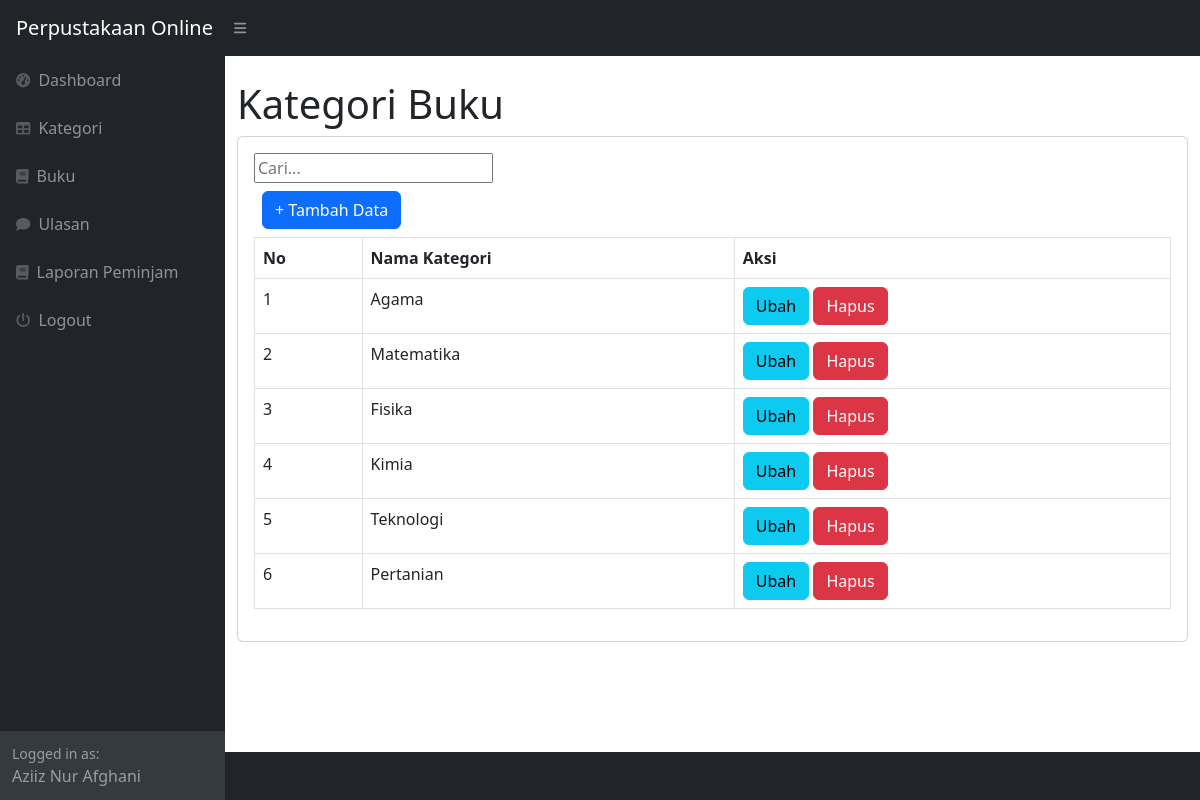
The app's page /index.php?page=kategori (signed in) with its own data.
### tables this page shows
CREATE TABLE `kategori` (
  `id_kategori` int(11) NOT NULL,
  `kategori` varchar(255) DEFAULT NULL
);

### kategori.php (the view, shortened to what this page needs)
<h1 class="mt-4">Kategori Buku</h1>
<div class="card">
    <div class="card-body">
        <input type="text" id="searchInput" placeholder="Cari...">
        <div class="row">
            <div class="col-md-12">
                <a href="?page=kategori_tambah" class="btn btn-primary m-2">+ Tambah Data</a>
                <table class="table table-bordered" id="dataTable" width="100%" cellspacing="0">
                    <tr>
                        <th>No</th>
                        <th>Nama Kategori</th>
                        <th>Aksi</th>
                    </tr>
                    <?php
                    $i = 1;
                    $query = mysqli_query($koneksi, "SELECT * FROM kategori");
                    while($data = mysqli_fetch_array($query)){
                    ?>
                    <tr>
                        <td><?php echo $i++; ?></td>
                        <td><?php echo $data['kategori']; ?></td>
                        <td>
                            <a href="?page=kategori_ubah&&id=<?php echo $data['id_kategori']; ?>" class="btn btn-info">Ubah</a>
                            <a onclick="return confirm('Apakah anda yakin menghapus data ini?');" href="?page=kategori_hapus&&id=<?php echo $data['id_kategori']; ?>" class="btn btn-danger">Hapus</a>
                        </td>
                    </tr>
                    <?php
                    }
                    ?>
                </table>
            </div>
        </div>
    </div>
</div>

### records on screen
kategori: kategori "Agama"
kategori: kategori "Matematika"
kategori: kategori "Fisika"
kategori: kategori "Kimia"
kategori: kategori "Teknologi"
kategori: kategori "Pertanian"

### other values on screen
$_SESSION['user']['nama'] "Aziiz Nur Afghani"
